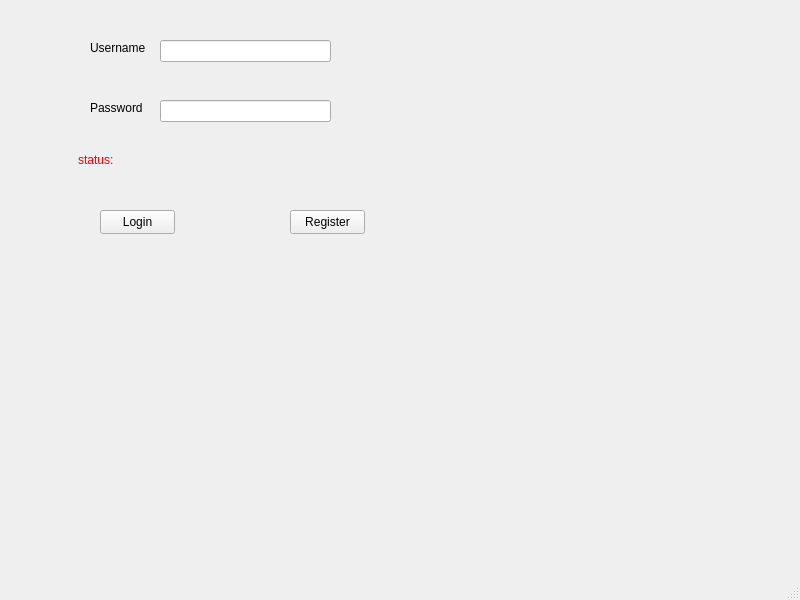
<?xml version="1.0" encoding="UTF-8"?>
<ui version="4.0">
 <class>LoginWindow</class>
 <widget class="QMainWindow" name="LoginWindow">
  <property name="geometry">
   <rect>
    <x>0</x>
    <y>0</y>
    <width>800</width>
    <height>600</height>
   </rect>
  </property>
  <property name="windowTitle">
   <string>LoginWindow</string>
  </property>
  <widget class="QWidget" name="centralwidget">
   <widget class="QPushButton" name="loginButton">
    <property name="geometry">
     <rect>
      <x>100</x>
      <y>210</y>
      <width>75</width>
      <height>24</height>
     </rect>
    </property>
    <property name="text">
     <string>Login</string>
    </property>
   </widget>
   <widget class="QLabel" name="statusLabel">
    <property name="geometry">
     <rect>
      <x>78</x>
      <y>150</y>
      <width>261</width>
      <height>20</height>
     </rect>
    </property>
    <property name="text">
     <string>&lt;html&gt;&lt;head/&gt;&lt;body&gt;&lt;p&gt;&lt;span style=&quot; color:#ff0000;&quot;&gt;status: &lt;/span&gt;&lt;/p&gt;&lt;/body&gt;&lt;/html&gt;</string>
    </property>
   </widget>
   <widget class="QLineEdit" name="passwordInput">
    <property name="geometry">
     <rect>
      <x>160</x>
      <y>100</y>
      <width>171</width>
      <height>22</height>
     </rect>
    </property>
    <property name="echoMode">
     <enum>QLineEdit::Password</enum>
    </property>
   </widget>
   <widget class="QLabel" name="usernameLabel">
    <property name="geometry">
     <rect>
      <x>90</x>
      <y>40</y>
      <width>61</width>
      <height>16</height>
     </rect>
    </property>
    <property name="text">
     <string>Username</string>
    </property>
   </widget>
   <widget class="QLabel" name="passwordLabel">
    <property name="geometry">
     <rect>
      <x>90</x>
      <y>100</y>
      <width>61</width>
      <height>16</height>
     </rect>
    </property>
    <property name="text">
     <string>Password</string>
    </property>
   </widget>
   <widget class="QLineEdit" name="usernameInput">
    <property name="geometry">
     <rect>
      <x>160</x>
      <y>40</y>
      <width>171</width>
      <height>22</height>
     </rect>
    </property>
   </widget>
   <widget class="QPushButton" name="registerButton">
    <property name="geometry">
     <rect>
      <x>290</x>
      <y>210</y>
      <width>75</width>
      <height>24</height>
     </rect>
    </property>
    <property name="text">
     <string>Register</string>
    </property>
   </widget>
  </widget>
  <widget class="QMenuBar" name="menubar">
   <property name="geometry">
    <rect>
     <x>0</x>
     <y>0</y>
     <width>800</width>
     <height>22</height>
    </rect>
   </property>
  </widget>
  <widget class="QStatusBar" name="statusbar"/>
 </widget>
 <resources/>
 <connections/>
</ui>
